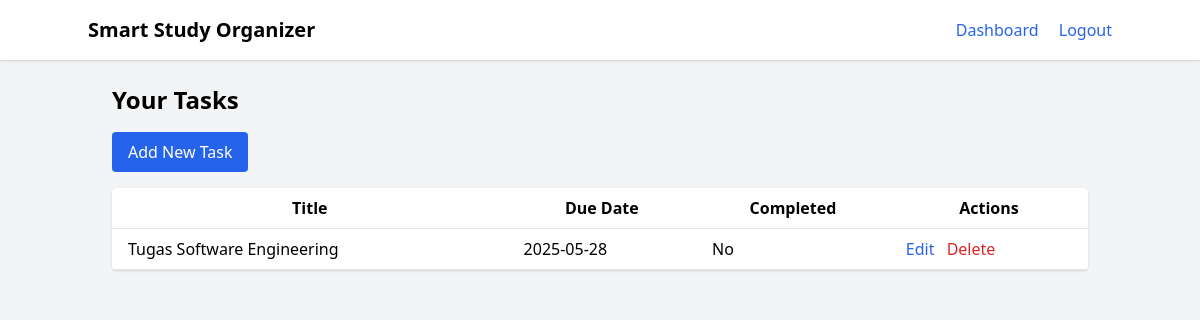
The page /tasks (signed in) on the database its author committed.
### models.py (models this page shows)
class Task(db.Model):
    id = db.Column(db.Integer, primary_key=True)
    title = db.Column(db.String(100), nullable=False)
    description = db.Column(db.Text, nullable=True)
    due_date = db.Column(db.DateTime, nullable=False)
    completed = db.Column(db.Boolean, default=False)
    user_id = db.Column(db.Integer, db.ForeignKey('user.id'), nullable=False)

### blueprints/tasks.py (the view)
@tasks_bp.route('/tasks')
@login_required
def tasks():
    user_tasks = Task.query.filter_by(user_id=current_user.id).order_by(Task.due_date).all()
    return render_template('tasks.html', tasks=user_tasks)

### extensions.py (called while the page is built)
@login_manager.user_loader
def load_user(user_id):
    from models import User
    return User.query.get(int(user_id))

### templates/tasks.html (shortened to what this page needs)
<!DOCTYPE html>
<html lang="en">
<head>
<link href="https://cdn.jsdelivr.net/npm/tailwindcss@2.2.19/dist/tailwind.min.css" rel="stylesheet" />
</head>
<body class="bg-gray-100 min-h-screen">
    <nav class="bg-white shadow p-4">
        <div class="container mx-auto flex justify-between items-center">
            <h1 class="text-xl font-bold">Smart Study Organizer</h1>
            <div class="space-x-4">
                <a href="{{ url_for('dashboard.dashboard') }}" class="text-blue-600 hover:underline">Dashboard</a>
                <a href="{{ url_for('auth.logout') }}" class="text-blue-600 hover:underline">Logout</a>
            </div>
        </div>
    </nav>
    <main class="container mx-auto p-6">
        <h2 class="text-2xl font-semibold mb-4">Your Tasks</h2>
        <a href="{{ url_for('tasks.add_task') }}" class="mb-4 inline-block bg-blue-600 text-white py-2 px-4 rounded hover:bg-blue-700">Add New Task</a>
        {% if tasks %}
            <table class="min-w-full bg-white rounded shadow">
                <thead>
                    <tr>
                        <th class="py-2 px-4 border-b">Title</th>
                        <th class="py-2 px-4 border-b">Due Date</th>
                        <th class="py-2 px-4 border-b">Completed</th>
                        <th class="py-2 px-4 border-b">Actions</th>
                    </tr>
                </thead>
                <tbody>
                    {% for task in tasks %}
                    <tr>
                        <td class="py-2 px-4 border-b">{{ task.title }}</td>
                        <td class="py-2 px-4 border-b">{{ task.due_date.strftime('%Y-%m-%d') }}</td>
                        <td class="py-2 px-4 border-b">{{ 'Yes' if task.completed else 'No' }}</td>
                        <td class="py-2 px-4 border-b">
                            <a href="{{ url_for('tasks.edit_task', task_id=task.id) }}" class="text-blue-600 hover:underline mr-2">Edit</a>
                            <form action="{{ url_for('tasks.delete_task', task_id=task.id) }}" method="POST" class="inline">
                                <button type="submit" class="text-red-600 hover:underline" onclick="return confirm('Are you sure you want to delete this task?');">Delete</button>
                            </form>
                        </td>
                    </tr>
                    {% endfor %}
                </tbody>
            </table>
        {% else %}
            <p>No tasks found.</p>
        {% endif %}
    </main>
</body>
</html>

### rows shown on the page
Task: title "Tugas Software Engineering", due_date "2025-05-28", completed "No"
